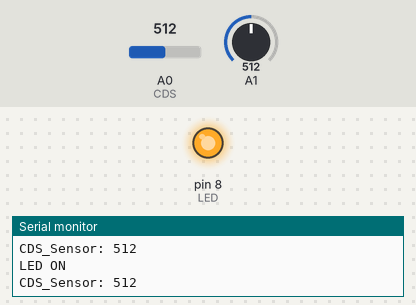
Simulated run of this sketch. Board: Arduino Uno, built with avr-gcc and run on an emulated ATmega328P. On the bench: output pins drawn as LEDs (lit = HIGH), the last lines printed to the serial monitor. Inputs (shaded band) come from the test bench; at power-on: A0 (CDS) = 512, A1 = 512.

Above: at 1.2 s.
1.3 s: A0 (CDS) set to 407
4.3 s: A0 (CDS) set to 390
At 5.5 s:
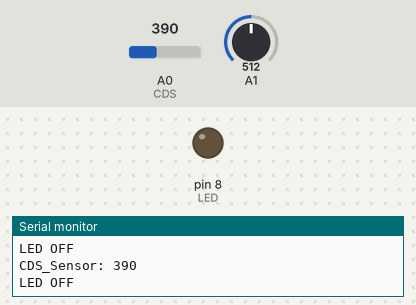
Timing chart, 0 to 7.3 s (numbered marks = the images above; inputs shaded):
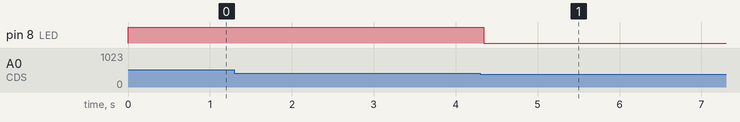

Measured:
- the behaviour switches between 401 and 400 on A0 (CDS) (found by bisection; images 0 and 1)
- after the input at 4.3 s, pin 8 (LED): HIGH → LOW at once

The sketch:

CDS_sensor.ino
```cpp
int CDS = A0;   // 조도 센서 모듈 연결한 핀
int LED = 8;    // LED 연결한 핀

void setup() {
  Serial.begin(9600);
  pinMode(CDS, INPUT);  // 조도 센서를 입력 핀으로 설정
  pinMode(LED,OUTPUT);  // LED를 출력 핀으로 설정
}

void loop() {
  CDS = analogRead(CDS);    // 조도 센서의 측정 값을 val에 저장
  Serial.print("CDS_Sensor: ");
  Serial.println(CDS);         // 시리얼 모니터에 조도 센서의 측정 값 출력

  if(CDS > 400) {               // 측정 값이 500 초과이면
    digitalWrite(LED, HIGH);    // LED 켜기
    Serial.println("LED ON");   // 시리얼 모니터에 출력
  }
  if(CDS <= 400){
    digitalWrite(LED, LOW);    // LED 끄기
    Serial.println("LED OFF");   // 시리얼 모니터에 출력
  }
}
```
